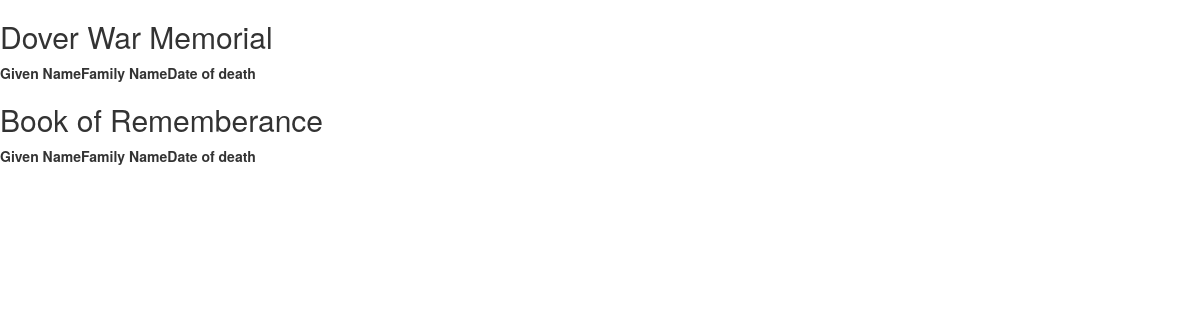
The page /index.php/memorial/listMain on the database as committed earlier.
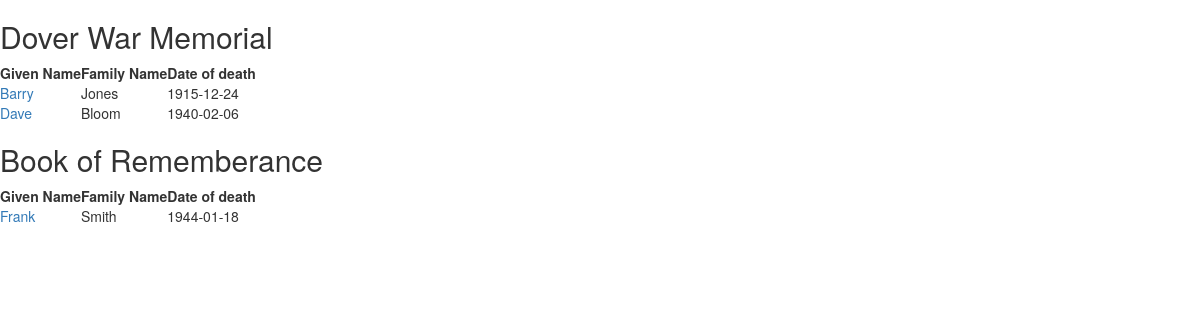
The same page on the database as committed later.
### tables this page shows
CREATE TABLE `commemoration_location` (
  `id` int(11) NOT NULL,
  `name` text NOT NULL,
  `narrative` text NOT NULL,
  `location` text,
  `lat` double DEFAULT NULL,
  `lon` double DEFAULT NULL
);

CREATE TABLE `casualty` (
  `id` int(11) NOT NULL,
  `given_name` text NOT NULL,
  `middle_names` text,
  `family_name` text NOT NULL,
  `narrative` text NOT NULL,
  `war` int(11) DEFAULT NULL,
  `civilian` tinyint(1) DEFAULT NULL,
  `gender` char(1) DEFAULT NULL,
  `final_resting_place` int(11) DEFAULT NULL,
  `date_of_birth` date DEFAULT NULL,
  `date_of_death` date DEFAULT NULL,
  `commemoration_photo` text,
  `rank_at_death` int(11) DEFAULT NULL,
  `service_country` varchar(2) DEFAULT NULL,
  `place_of_birth` int(11) DEFAULT NULL,
  `last_known_address` int(11) DEFAULT NULL,
  `last_known_address_year` int(11) DEFAULT NULL
);

### application/controllers/Memorial.php (called while the page is built, shortened)
<?php
class Memorial extends CI_Controller {
	public function listMain() {
		$this->load->model('memorial_model');
		$this->load->view('header');
		$casualty_data = $this->memorial_model->getCasualtiesFromMemorial(2);
		$this->load->view('casualty_list_view', array('casualty_data' => $casualty_data, 'item_name'=>'Dover War Memorial', 'item_id'=>2, 'item_type'=>'memorial'));
		$casualty_data = $this->memorial_model->getCasualtiesFromMemorial(1);
		$this->load->view('casualty_list_view', array('casualty_data' => $casualty_data, 'item_name'=>'Book of Rememberance', 'item_id'=>1, 'item_type'=>'memorial'));
		$this->load->view('footer');
	}
}

### index.php (called while the page is built, shortened)
<?php
require_once BASEPATH.'core/CodeIgniter.php';

### application/helpers/utility_helper.php (called while the page is built)
<?php
function asset_url(){
   return base_url().'assets/';
}

### application/models/memorial_model.php (called while the page is built, shortened)
<?php
class Memorial_model extends CI_Model {
        public function getCasualtiesFromMemorial($memorialId) {
                $sql = "SELECT c.id, c.given_name, c.family_name, c.date_of_death, cl.name FROM casualty c
                        LEFT JOIN commemoration_location_casualty clc ON clc.casualty_id = c.id
                        LEFT JOIN commemoration_location cl ON clc.commemoration_location_id = cl.id
                        WHERE cl.id = ?
                ";
                $query = $this->db->query($sql, array($memorialId));
                return $query->result();
        }
}

### application/views/casualty_list_view.php (the view, shortened to what this page needs)
<h2><?php echo $item_name; ?></h2>
<?php
	echo "<table>";
	echo "<tr><th>Given Name</th><th>Family Name</th><th>Date of death</th></tr>";
	foreach ($casualty_data as $data) {
		echo "<tr>";
		echo "<td><a href=\"view/".$data->id."\">";
		echo $data->given_name;
		echo "</a></td><td>";
		echo $data->family_name;
		echo "</td><td>";
		echo $data->date_of_death;
		echo "</td>";
		echo "</tr>";
	}
	echo "</table>";
?>

### application/views/header.php (shortened to what this page needs)
<!DOCTYPE html>
<html lang="en">
<head>
    <link rel="stylesheet" type="text/css" href="<?php echo asset_url(); ?>css/bootstrap.min.css">
</head>
<body>

### application/views/footer.php (shortened to what this page needs)
</body>
</html>

Rows that differ between the two databases and show on the page:
added commemoration_location: name "Dover War Memorial"
added casualty: given_name "Barry", family_name "Jones", date_of_death "1915-12-24"
added casualty: given_name "Dave", family_name "Bloom", date_of_death "1940-02-06"
added casualty: commemoration_location.name "Book of Rememberance", given_name "Frank", family_name "Smith", date_of_death "1944-01-18"
Other text that changed with them:
$item_name: "Dover War Memorial Book of Rememberance" → (not shown)
